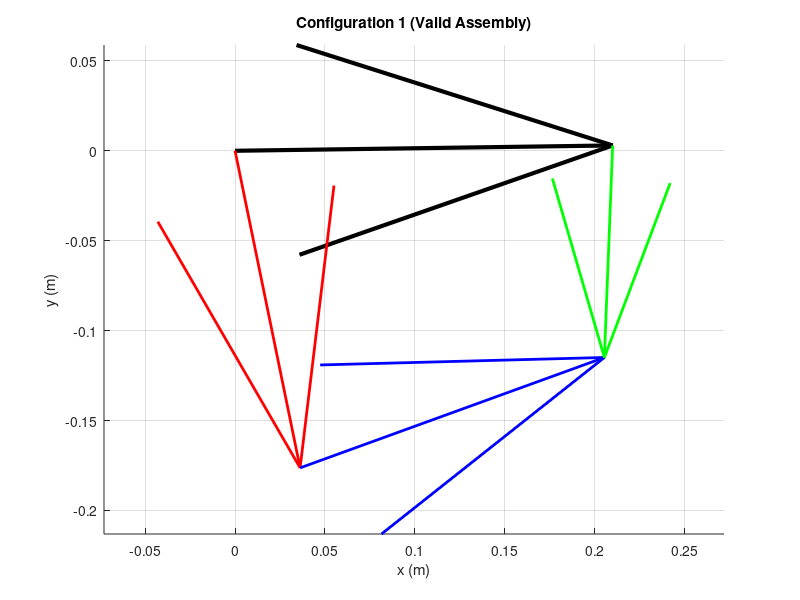
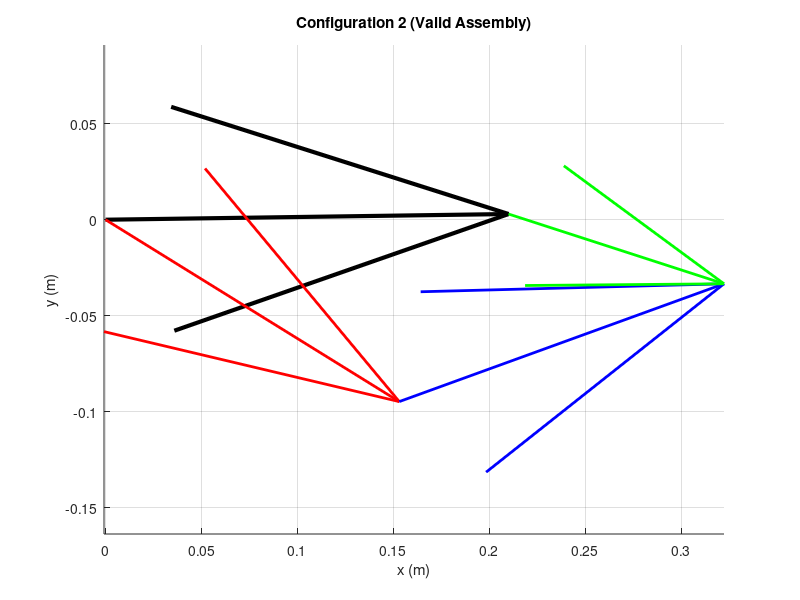

MATLAB code for these plots, in order:
clear all
close all
clc

% --- 1. Define Parameters (Unit: meters) ---
L1 = 0.210; % Ground (d)
L2 = 0.180; % Crank (a)
L3 = 0.180; % Coupler (b)
L4 = 0.118; % Rocker (c)

a = L2; b = L3; c = L4; d = L1;

% --- 2. Input Parameter & Coordinate Transform ---
offset_deg = 0.81;
offset = deg2rad(offset_deg);

q3_global = 19.94; % Input Theta 3 (Global)
q3 = deg2rad(q3_global) - offset; % Local Theta 3

% --- 3. Solve for Theta 4 (Algebraic Method) ---
% Equation: P4*cos(q4) + Q4*sin(q4) + R4 = 0
P4 = 2*c*(d - b*cos(q3));
Q4 = -2*b*c*sin(q3);
R4 = d^2 + b^2 + c^2 - a^2 - 2*d*b*cos(q3);

% Quadratic Coefficients (A*t^2 + B*t + C = 0)
A_q4 = R4 - P4;
B_q4 = 2*Q4;
C_q4 = R4 + P4;

% Two solutions for q4
q4_sol1 = 2*atan((-B_q4 + sqrt(B_q4^2 - 4*A_q4*C_q4))/(2*A_q4));
q4_sol2 = 2*atan((-B_q4 - sqrt(B_q4^2 - 4*A_q4*C_q4))/(2*A_q4));

% --- 4. Solve for Theta 2 (Algebraic Method) ---
% Equation: P2*cos(q2) + Q2*sin(q2) + R2 = 0
P2 = 2*a*(b*cos(q3) - d);
Q2 = 2*a*b*sin(q3);
R2 = a^2 + b^2 + d^2 - c^2 - 2*b*d*cos(q3);

% Quadratic Coefficients (D*t^2 + E*t + F = 0)
D_q2 = R2 - P2;
E_q2 = 2*Q2;
F_q2 = R2 + P2;

% Two solutions for q2
q2_sol1 = 2*atan((-E_q2 - sqrt(E_q2^2 - 4*D_q2*F_q2))/(2*D_q2));
q2_sol2 = 2*atan((-E_q2 + sqrt(E_q2^2 - 4*D_q2*F_q2))/(2*D_q2));

% --- 5. Validating and Pairing Solutions (CRITICAL STEP) ---
% We have 2 q4's and 2 q2's. We must check which pairs close the loop.
% Loop Eq: a*exp(jq2) + b*exp(jq3) - c*exp(jq4) - d = 0
possible_q2 = [q2_sol1, q2_sol2];
possible_q4 = [q4_sol1, q4_sol2];

valid_pairs = []; % To store [index_q2, index_q4]

for i = 1:2
    for j = 1:2
        t2 = possible_q2(i);
        t4 = possible_q4(j);
        % Vector Loop Error Check
        loop_err = abs(a*exp(1j*t2) + b*exp(1j*q3) - c*exp(1j*t4) - d);
        
        if loop_err < 1e-4 % Tolerance
            valid_pairs = [valid_pairs; i, j];
        end
    end
end

% Assign Valid Configurations (Config 1 & Config 2)
if size(valid_pairs, 1) < 2
    error('Could not find valid assembly configurations.');
end

% Config 1
idx2_1 = valid_pairs(1,1);
idx4_1 = valid_pairs(1,2);
q2_config1 = possible_q2(idx2_1);
q4_config1 = possible_q4(idx4_1);

% Config 2
idx2_2 = valid_pairs(2,1);
idx4_2 = valid_pairs(2,2);
q2_config2 = possible_q2(idx2_2);
q4_config2 = possible_q4(idx4_2);

% --- 6. Convert to Global Degrees ---
q21d = rad2deg(q2_config1) + offset_deg;
q41d = rad2deg(q4_config1) + offset_deg;

q22d = rad2deg(q2_config2) + offset_deg;
q42d = rad2deg(q4_config2) + offset_deg;

% --- 7. Plotting (Quiver Only) ---
% Ground Vector
RO4O2 = d*exp(1j*offset);
RO4O2x = real(RO4O2); RO4O2y = imag(RO4O2);

% -- Config 1 --
RA1 = a*exp(1j*(q2_config1 + offset));
RBA = b*exp(1j*(q3 + offset));
RBO4_1 = c*exp(1j*(q4_config1 + offset));

RA1x = real(RA1); RA1y = imag(RA1);
RBAx = real(RBA); RBAy = imag(RBA);
RBO4_1x = real(RBO4_1); RBO4_1y = imag(RBO4_1);

% -- Config 2 --
RA2 = a*exp(1j*(q2_config2 + offset));
RBO4_2 = c*exp(1j*(q4_config2 + offset));

RA2x = real(RA2); RA2y = imag(RA2);
RBO4_2x = real(RBO4_2); RBO4_2y = imag(RBO4_2);

% Plot Figure 1: Config 1
figure(1);
title('Configuration 1 (Valid Assembly)');
hold on;
quiver(0,0, RO4O2x, RO4O2y, 0, 'black', 'LineWidth', 3, 'MaxHeadSize', 0.5); % Ground
quiver(0,0, RA1x, RA1y, 0, 'red', 'LineWidth', 2, 'MaxHeadSize', 0.5); % Crank
quiver(RA1x, RA1y, RBAx, RBAy, 0, 'blue', 'LineWidth', 2, 'MaxHeadSize', 0.5); % Coupler
quiver(RO4O2x, RO4O2y, RBO4_1x, RBO4_1y, 0, 'green', 'LineWidth', 2, 'MaxHeadSize', 0.5); % Rocker
axis equal; grid on;
xlabel('x (m)'); ylabel('y (m)');

% Plot Figure 2: Config 2
figure(2);
title('Configuration 2 (Valid Assembly)');
hold on;
quiver(0,0, RO4O2x, RO4O2y, 0, 'black', 'LineWidth', 3, 'MaxHeadSize', 0.5); % Ground
quiver(0,0, RA2x, RA2y, 0, 'red', 'LineWidth', 2, 'MaxHeadSize', 0.5); % Crank
quiver(RA2x, RA2y, RBAx, RBAy, 0, 'blue', 'LineWidth', 2, 'MaxHeadSize', 0.5); % Coupler
quiver(RO4O2x, RO4O2y, RBO4_2x, RBO4_2y, 0, 'green', 'LineWidth', 2, 'MaxHeadSize', 0.5); % Rocker
axis equal; grid on;
xlabel('x (m)'); ylabel('y (m)');

% Display Results
disp('--- Results (Corrected with Loop Check) ---');
disp(['Input Theta 3 (Global): ', num2str(q3_global)]);
disp(' ');
disp('Configuration 1:');
disp(['  Theta 2: ', num2str(q21d), ' deg']);
disp(['  Theta 4: ', num2str(q41d), ' deg']);
disp(' ');
disp('Configuration 2:');
disp(['  Theta 2: ', num2str(q22d), ' deg']);
disp(['  Theta 4: ', num2str(q42d), ' deg']);
